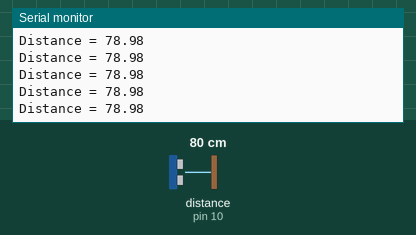
Recording of a sketch running on a simulated Arduino Uno, built with avr-gcc and run on an emulated ATmega328P. Shown: the last lines printed to the serial monitor. Wiring (inferred from the names in the program): ultrasonic range finder: trigger pin 9; echo pin 10. The inputs (shaded band) are chosen by the test bench; at power-on: distance to the obstacle (sensor on pin 10) 80 cm. The echo pulse lasts 58.3 µs per cm.

Above: at 1.2 s.
1.3 s: distance to the obstacle (sensor on pin 10) set to 120 cm
At 1.8 s:
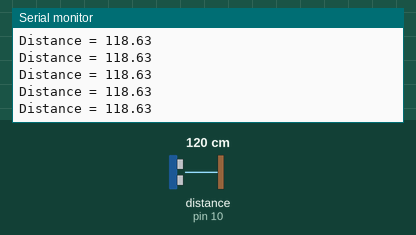
4.3 s: distance to the obstacle (sensor on pin 10) set to 2 cm
At 5.3 s:
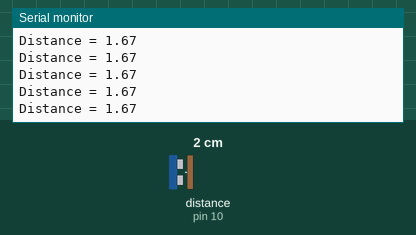
10.3 s: distance to the obstacle (sensor on pin 10) set to 250 cm
At 10.8 s:
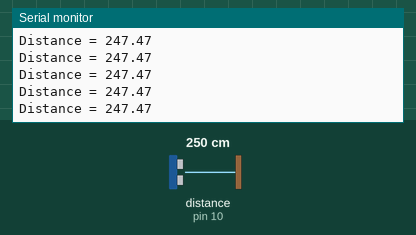
13.3 s: distance to the obstacle (sensor on pin 10) set to 4 cm
At 14.1 s:
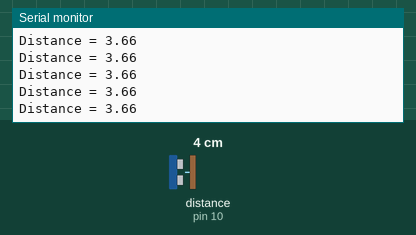
Timing chart, 0 to 16.3 s (numbered marks = the images above; inputs shaded):
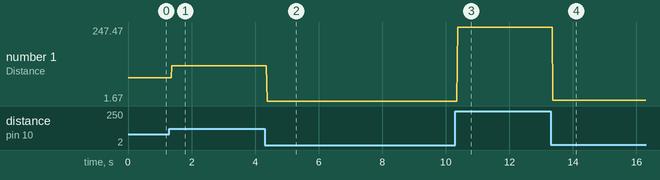

The sketch:

ultrasonic_sensor_with_serial_monitor.ino
```cpp
/*
My github profile link:-https://github.com/rm10078
You can use this code for your any project.
*/

const int echo = 10;  //arduino 10 number pin connected with echo pin
const int trig =9;   //arduino 9 number pin connected with trig pin

float dur=0;    // for store data
float dis=0;


void setup(){
  pinMode(echo,INPUT);
  pinMode(trig,OUTPUT);
  Serial.begin(9600);     //my serial monitor baud rate 9600
  }

void loop(){
digitalWrite(trig,LOW);
delayMicroseconds(2);
digitalWrite(trig,HIGH);
delayMicroseconds(10);
digitalWrite(trig,LOW);

dur = pulseIn(echo,HIGH);
dis =dur*0.034/2;

Serial.print("Distance = ");
Serial.println(dis);
  }
```

Measured:
- after the input at 1.3 s, the serial monitor: prints a new line after 0.07 s (image 1)
- after the input at 4.3 s, the serial monitor: prints a new line after 0.08 s (image 2)
- after the input at 10.3 s, the serial monitor: prints a new line after 0.07 s (image 3)
- after the input at 13.3 s, the serial monitor: prints a new line after 0.07 s (image 4)
- plotted number 1: 78.98 → 118.63 after the input at 1.3 s, 118.63 → 1.67 after the input at 4.3 s, 1.67 → 247.47 after the input at 10.3 s, 247.47 → 3.66 after the input at 13.3 s
